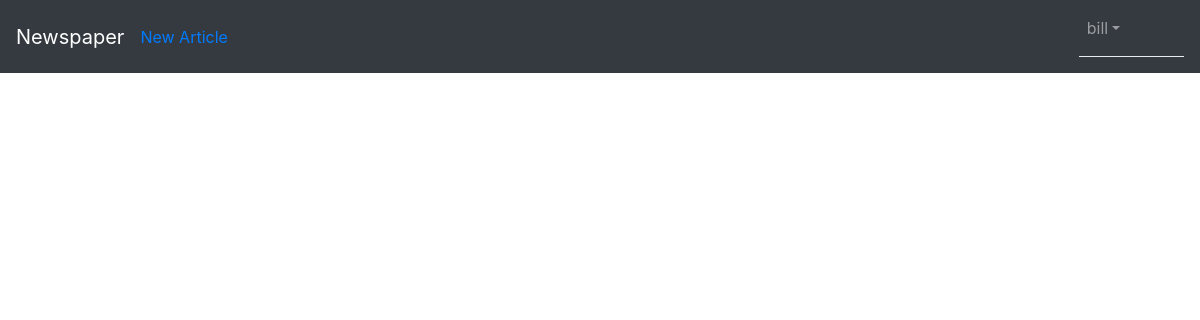
The app's page /article/ (signed in), older data.
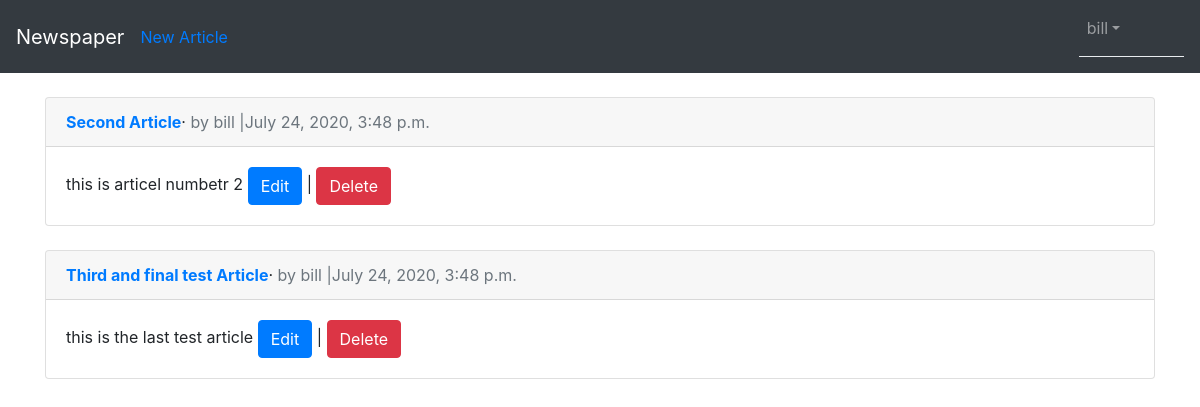
The same page, newer data.
### articles/models.py (models this page shows, shortened)
class Article(models.Model):
    title = models.CharField(max_length=255)
    body = models.TextField()
    date = models.DateTimeField(auto_now_add=True)
    author = models.ForeignKey(get_user_model(),on_delete=models.CASCADE,)

### users/models.py (models this page shows)
class CustomUser(AbstractUser):
    age = models.PositiveIntegerField(null = True, blank = True)

### articles/views.py (the view)
# urls.py: path('', ArticleListView.as_view(), name='article_list' ),
class ArticleListView(LoginRequiredMixin,ListView):
    model = Article
    template_name = 'article_list.html'
    login_url = 'login'

### templates/article_list.html (shortened to what this page needs)
{% extends 'base.html' %}
{% block content %}
{% for article in object_list %}
<div class="card">
    <div class="card-header">
        <span class="font-weight-bold"><a href="{% url 'article_detail' article.pk %}">{{article.title}}</a></span>&middot;
    <span class="text-muted">by {{article.author}} |{{article.date}}</span>
    </div>
<div class="card-body">
    {{article.body|truncatewords:"20"}}
{% if user.is_authenticated %}
    <a class = 'btn btn-primary' href="{% url 'article_edit' article.pk %}">Edit</a> | <a class = 'btn btn-danger' href="{% url 'article_delete' article.pk %}">Delete</a>
    {% endif %}
</div>
</div>
<br />
{% endfor %}
{% endblock content %}

Row changes from the older to the newer data that the page shows:
added Article: title "Second Article", author "bill", date "July 24, 2020, 3:48 p.m.", body "this is articel numbetr 2"
added Article: title "Third and final test Article", author "bill", date "July 24, 2020, 3:48 p.m.", body "this is the last test article"
